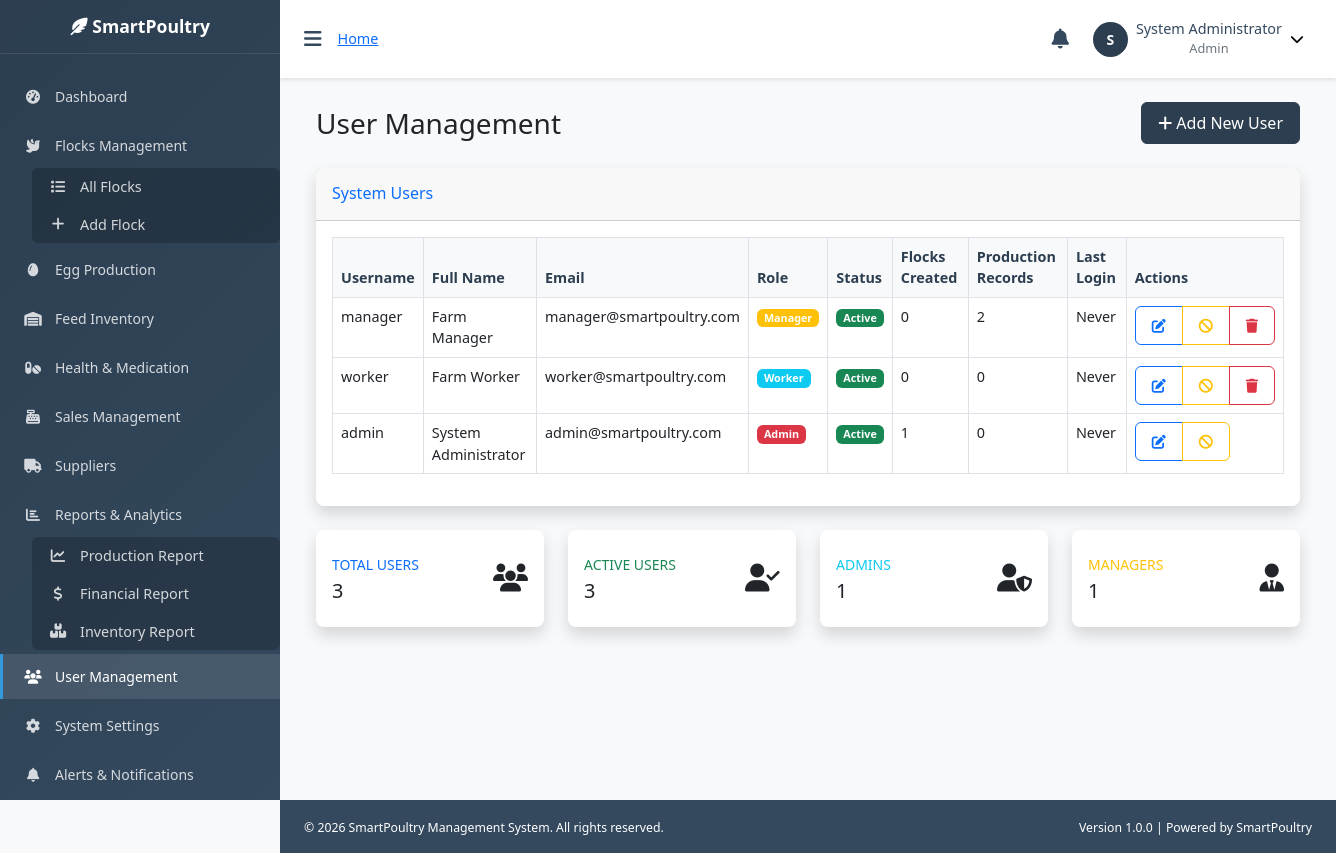
The page /admin/users.php (signed in) on the database its author committed.
### tables this page shows
CREATE TABLE users (
    id INT PRIMARY KEY AUTO_INCREMENT,
    username VARCHAR(50) UNIQUE NOT NULL,
    password VARCHAR(255) NOT NULL,
    full_name VARCHAR(100) NOT NULL,
    email VARCHAR(100),
    phone VARCHAR(20),
    role ENUM('admin', 'manager', 'worker') DEFAULT 'worker',
    created_at TIMESTAMP DEFAULT CURRENT_TIMESTAMP,
    updated_at TIMESTAMP NULL DEFAULT CURRENT_TIMESTAMP ON UPDATE CURRENT_TIMESTAMP,
    last_login TIMESTAMP NULL,
    status ENUM('active', 'inactive') DEFAULT 'active'
);

### admin/users.php (the view, shortened to what the rows shown need)
<?php
require_once '../includes/config.php';
require_once '../includes/functions.php';
require_once '../includes/auth.php';
try {
    $stmt = $pdo->query("
        SELECT u.*,
               COUNT(DISTINCT f.id) as flocks_created,
               COUNT(DISTINCT ep.id) as production_records
        FROM users u
        LEFT JOIN flocks f ON u.id = f.created_by
        LEFT JOIN egg_production ep ON u.id = ep.recorded_by
        GROUP BY u.id
        ORDER BY u.created_at DESC
    ");
    $users = $stmt->fetchAll();
} catch (PDOException $e) {
    $error = 'Error loading users: ' . $e->getMessage();
    $users = [];
}
include '../includes/header.php';
?>
<div class="container-fluid">
    <div class="d-flex justify-content-between align-items-center mb-4">
        <h1 class="h3 mb-0">User Management</h1>
    </div>
    <div class="card shadow mb-4">
        <div class="card-body">
            <div class="table-responsive">
                <table class="table table-bordered" id="dataTable" width="100%" cellspacing="0">
                    <thead>
                        <tr>
                            <th>Username</th>
                            <th>Full Name</th>
                            <th>Email</th>
                            <th>Role</th>
                            <th>Status</th>
                            <th>Flocks Created</th>
                            <th>Production Records</th>
                            <th>Last Login</th>
                            <th>Actions</th>
                        </tr>
                    </thead>
                    <tbody>
                        <?php foreach ($users as $user): ?>
                            <tr>
                                <td><?php echo htmlspecialchars($user['username']); ?></td>
                                <td><?php echo htmlspecialchars($user['full_name']); ?></td>
                                <td><?php echo htmlspecialchars($user['email'] ?? '-'); ?></td>
                                <td>
                                    <span class="badge bg-<?php echo $user['role'] === 'admin' ? 'danger' : ($user['role'] === 'manager' ? 'warning' : 'info'); ?>">
                                        <?php echo ucfirst($user['role']); ?>
                                    </span>
                                </td>
                                <td>
                                    <span class="badge bg-<?php echo $user['status'] === 'active' ? 'success' : 'secondary'; ?>">
                                        <?php echo ucfirst($user['status']); ?>
                                    </span>
                                </td>
                                <td><?php echo formatNumber($user['flocks_created']); ?></td>
                                <td><?php echo formatNumber($user['production_records']); ?></td>
                                <td><?php echo $user['last_login'] ? formatDate($user['last_login']) : 'Never'; ?></td>
                                <td>
                                    <div class="btn-group" role="group">
                                        <a href="edit_user.php?id=<?php echo $user['id']; ?>"
                                           class="btn btn-sm btn-outline-primary" title="Edit">
                                            <i class="fas fa-edit"></i>
                                        </a>
                                        <a href="?toggle=<?php echo $user['id']; ?>"
                                           class="btn btn-sm btn-outline-warning"
                                           title="Toggle Status"
                                           onclick="return confirm('Are you sure you want to <?php echo $user['status'] === 'active' ? 'deactivate' : 'activate'; ?> this user?')">
                                            <i class="fas fa-<?php echo $user['status'] === 'active' ? 'ban' : 'check'; ?>"></i>
                                        </a>
                                        <?php if ($user['id'] !== $_SESSION['user_id']): ?>
                                            <a href="?delete=<?php echo $user['id']; ?>"
                                               class="btn btn-sm btn-outline-danger"
                                               title="Delete"
                                               onclick="return confirm('Are you sure you want to delete this user? This action cannot be undone.')">
                                                <i class="fas fa-trash"></i>
                                            </a>
                                        <?php endif; ?>
                                    </div>
                                </td>
                            </tr>
                        <?php endforeach; ?>
                    </tbody>
                </table>
            </div>
        </div>
    </div>
</div>
<?php include '../includes/footer.php'; ?>

### includes/header.php (shortened to what the rows shown need)
<?php
require_once __DIR__ . '/config.php';
require_once __DIR__ . '/auth.php';
$current_user = getCurrentUser();
?>
<!DOCTYPE html>
<html lang="en">
<head>
    <link href="https://cdn.jsdelivr.net/npm/bootstrap@5.3.0/dist/css/bootstrap.min.css" rel="stylesheet">
    <link rel="stylesheet" href="https://cdnjs.cloudflare.com/ajax/libs/font-awesome/6.4.0/css/all.min.css">
</head>
<body>
    <div class="wrapper">
        <div class="main-content" id="main-content">
            <nav class="top-navbar">
                <div class="navbar-right">
                    <div class="user-dropdown dropdown">
                        <button class="user-info" data-bs-toggle="dropdown">
                            <div class="user-avatar">
                                <?php echo $current_user ? strtoupper(substr($current_user['full_name'], 0, 1)) : 'U'; ?>
                            </div>
                            <div class="user-details">
                                <h6><?php echo $current_user['full_name'] ?? 'User'; ?></h6>
                                <small><?php echo ucfirst($current_user['role'] ?? 'Role'); ?></small>
                            </div>
                            <i class="fas fa-chevron-down ms-2"></i>
                        </button>
                    </div>
                </div>
            </nav>
            <div class="page-content">

### rows shown on the page
users: full_name "S", full_name "System Administrator", role "Admin", username "admin", email "admin@smartpoultry.com", status "Active", flocks_created "1", production_records "0", shows "Never"
users: username "manager", full_name "Farm Manager", email "manager@smartpoultry.com", role "Manager", status "Active", flocks_created "0", production_records "2", shows "Never"
users: username "worker", full_name "Farm Worker", email "worker@smartpoultry.com", role "Worker", status "Active", flocks_created "0", production_records "0", shows "Never"

### other values the page prints
count($users) "3"
count(array_filter($users, fn($u) => $u['status'] === 'active')) "3"
count(array_filter($users, fn($u) => $u['role'] === 'admin')) "1"
count(array_filter($users, fn($u) => $u['role'] === 'manager')) "1"
APP_NAME "SmartPoultry Management System"
APP_VERSION "1.0.0"
